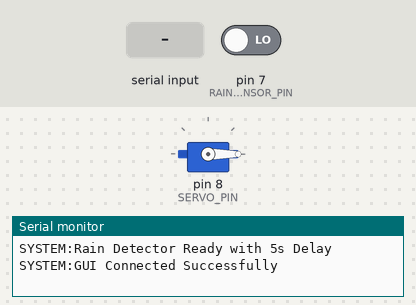
Recording of a sketch running on a simulated Arduino Uno, built with avr-gcc and run on an emulated ATmega328P. Parts: servo, the last lines printed to the serial monitor. The inputs (shaded band) are chosen by the test bench; at power-on: pin 7 (RAIN_SENSOR_PIN) LOW.

Above: at 2.2 s.
2.3 s: pin 7 (RAIN_SENSOR_PIN) driven HIGH
3.8 s: "CLOSE\n" received over Serial
At 4.4 s:
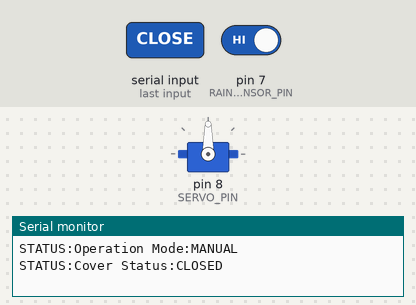
5.3 s: "OPEN\n" received over Serial
At 6.0 s:
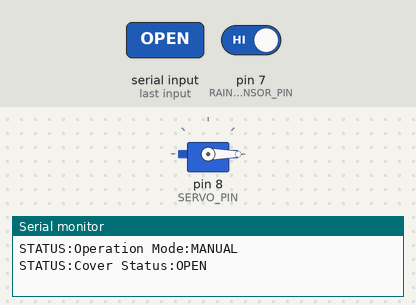
6.9 s: "AUTO\n" received over Serial
8.4 s: pin 7 (RAIN_SENSOR_PIN) driven LOW
At 14.3 s:
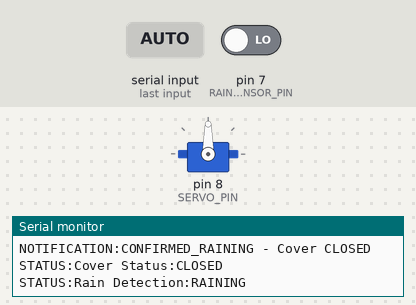
Timing chart, 0 to 14.9 s (numbered marks = the images above; inputs shaded):
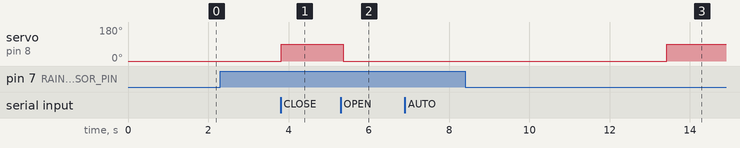

The sketch:

ARDUINO_CODE.ino
```cpp
#include <Servo.h>

// Pin definitions - YOUR SETUP
const int RAIN_SENSOR_PIN = 7;   // Digital Pin 7
const int SERVO_PIN = 8;         // Digital Pin 8

Servo myServo;

// Variables
bool manualMode = false;
bool coverState = false; // false=open, true=closed
bool lastRainState = false;
unsigned long lastRainChangeTime = 0;
const unsigned long RAIN_CONFIRM_DELAY = 5000; // 5-second delay

void setup() {
  pinMode(RAIN_SENSOR_PIN, INPUT);
  myServo.attach(SERVO_PIN);
  Serial.begin(9600);

  // Start with cover open
  myServo.write(0);
  coverState = false;

  // Initialize rain state
  lastRainState = (digitalRead(RAIN_SENSOR_PIN) == LOW);

  // Send ready message
  Serial.println("SYSTEM:Rain Detector Ready with 5s Delay");
  Serial.println("SYSTEM:GUI Connected Successfully");

  delay(1000);
}

void loop() {
  // Check for commands from Python GUI
  if (Serial.available() > 0) {
    String command = Serial.readStringUntil('\n');
    command.trim();
    processCommand(command);
  }

  // Auto mode - use rain sensor with delay
  if (!manualMode) {
    checkRainWithDelay();
  }

  delay(100);
}

void checkRainWithDelay() {
  bool currentRainState = (digitalRead(RAIN_SENSOR_PIN) == LOW);
  unsigned long currentTime = millis();

  // If rain state changed
  if (currentRainState != lastRainState) {
    lastRainChangeTime = currentTime;
    lastRainState = currentRainState;

    if (currentRainState) {
      Serial.println("NOTIFICATION:Rain detected! Confirming in 5 seconds...");
    } else {
      Serial.println("NOTIFICATION:Rain stopped! Confirming in 5 seconds...");
    }
  }

  // Check if 5 seconds have passed since last change
  if (currentTime - lastRainChangeTime >= RAIN_CONFIRM_DELAY) {
    // Execute action based on confirmed rain state
    if (lastRainState && !coverState) {
      // Rain confirmed - close cover
      myServo.write(90);
      coverState = true;
      Serial.println("NOTIFICATION:CONFIRMED_RAINING - Cover CLOSED");
      // Send status update for GUI
      Serial.println("STATUS:Cover Status:CLOSED");
      Serial.println("STATUS:Rain Detection:RAINING");
    } else if (!lastRainState && coverState) {
      // No rain confirmed - open cover
      myServo.write(0);
      coverState = false;
      Serial.println("NOTIFICATION:CONFIRMED_DRY - Cover OPENED");
      // Send status update for GUI
      Serial.println("STATUS:Cover Status:OPEN");
      Serial.println("STATUS:Rain Detection:DRY");
    }
  }
}

void processCommand(String command) {
  command.toUpperCase();

  if (command == "OPEN") {
    manualMode = true;
    myServo.write(0);
    coverState = false;
    Serial.println("NOTIFICATION:MANUAL_OPENED - Cover opened manually");
    Serial.println("STATUS:Operation Mode:MANUAL");
    Serial.println("STATUS:Cover Status:OPEN");
  }
  else if (command == "CLOSE") {
    manualMode = true;
    myServo.write(90);
    coverState = true;
    Serial.println("NOTIFICATION:MANUAL_CLOSED - Cover closed manually");
    Serial.println("STATUS:Operation Mode:MANUAL");
    Serial.println("STATUS:Cover Status:CLOSED");
  }
  else if (command == "AUTO") {
    manualMode = false;
    // Reset rain detection when switching to auto mode
    lastRainState = (digitalRead(RAIN_SENSOR_PIN) == LOW);
    lastRainChangeTime = millis();
    Serial.println("NOTIFICATION:AUTO_MODE - Rain detection active");
    Serial.println("STATUS:Operation Mode:AUTO");
  }
  else if (command == "STATUS") {
    // Send complete status for GUI
    Serial.println("STATUS:Arduino Connection:Connected");
    Serial.println("STATUS:Operation Mode:" + String(manualMode ? "MANUAL" : "AUTO"));
    Serial.println("STATUS:Cover Status:" + String(coverState ? "CLOSED" : "OPEN"));

    bool currentRain = (digitalRead(RAIN_SENSOR_PIN) == LOW);
    Serial.println("STATUS:Rain Detection:" + String(currentRain ? "RAINING" : "DRY"));
    Serial.println("STATUS:Confirmation Delay:5 seconds");
  }
  else {
    Serial.println("ERROR:Unknown command: " + command);
  }
}
```

Measured:
- after the input at 3.8 s, servo on pin 8 (SERVO_PIN): 0° → 90° at once
- after the input at 5.3 s, servo on pin 8 (SERVO_PIN): 90° → 0° after 0.06 s
- after the input at 8.4 s, servo on pin 8 (SERVO_PIN): 0° → 90° after 5.0 s
